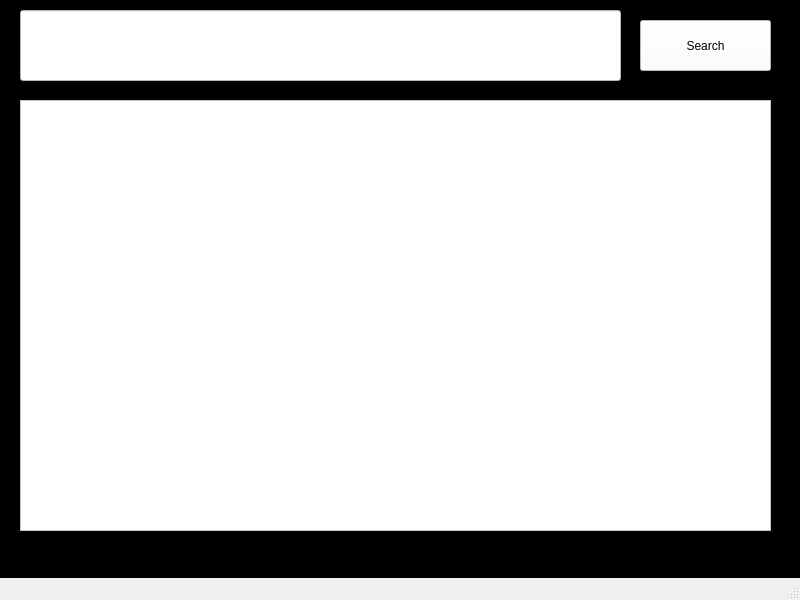
<?xml version="1.0" encoding="UTF-8"?>
<ui version="4.0">
 <class>MainWindow</class>
 <widget class="QMainWindow" name="MainWindow">
  <property name="geometry">
   <rect>
    <x>0</x>
    <y>0</y>
    <width>800</width>
    <height>600</height>
   </rect>
  </property>
  <property name="windowTitle">
   <string>MainWindow</string>
  </property>
  <widget class="QWidget" name="centralwidget">
   <property name="styleSheet">
    <string notr="true">background-color: rgb(0, 0, 0);</string>
   </property>
   <widget class="QPushButton" name="pushButton">
    <property name="geometry">
     <rect>
      <x>640</x>
      <y>20</y>
      <width>131</width>
      <height>51</height>
     </rect>
    </property>
    <property name="styleSheet">
     <string notr="true">background-color: rgb(255,255,255);</string>
    </property>
    <property name="text">
     <string>Search</string>
    </property>
   </widget>
   <widget class="QLineEdit" name="lineEdit">
    <property name="geometry">
     <rect>
      <x>20</x>
      <y>10</y>
      <width>601</width>
      <height>71</height>
     </rect>
    </property>
    <property name="styleSheet">
     <string notr="true">background-color: rgb(255, 255, 255);</string>
    </property>
   </widget>
   <widget class="QListView" name="listView">
    <property name="geometry">
     <rect>
      <x>20</x>
      <y>100</y>
      <width>751</width>
      <height>431</height>
     </rect>
    </property>
    <property name="styleSheet">
     <string notr="true">background-color: rgb(255,255,255);</string>
    </property>
   </widget>
  </widget>
  <widget class="QStatusBar" name="statusbar"/>
 </widget>
 <resources/>
 <connections/>
</ui>
